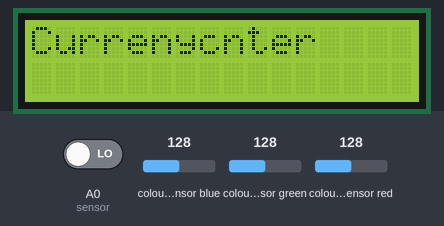
A sketch run on a simulated Arduino Uno, built with avr-gcc and run on an emulated ATmega328P. Shown: 16×2 character LCD. Wiring (inferred from the names in the program): TCS3200 colour sensor: output pin 13; S2 pin 11; S3 pin 12; S0 pin 2; S1 pin 3. Inputs (shaded band) come from the test bench; at power-on: A0 (sensor) LOW, colour sensor blue 128, colour sensor green 128, colour sensor red 128. What the sketch prints to the serial monitor is not drawn.

Above: at 0.1 s.
At 2.1 s:
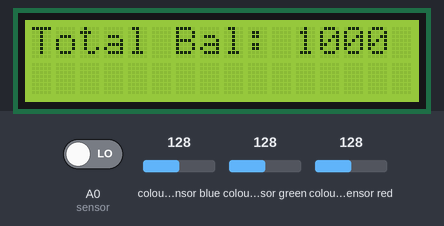

The sketch:

detect_10_50_100.ino
```cpp
#include <LiquidCrystal.h> //the output pin is set to be 13 pin
LiquidCrystal lcd(4, 6, 7, 8, 9, 10);//creating an lcd object
int b, r, g, temp1 = 0, temp2 = 0;   //blue
int output = 13;//setting the output pin
unsigned int frequency = 0;
int totalbalance = 1000;//setting the total balance
//intialise all variables
void setup()
{
  Serial.begin(9600);
  lcd.begin(16, 2);
  lcd.setCursor(0, 0);
  lcd.print("Currenycnter");
  lcd.setCursor(0, 1);
  delay(2000);
  lcd.clear();
  pinMode(2, OUTPUT);//S0
  pinMode(3, OUTPUT);//S1
  pinMode(11, OUTPUT);//S2
  pinMode(12, OUTPUT);//S3
  pinMode(13, INPUT);//OUT
  digitalWrite(2, HIGH);
  digitalWrite(3, LOW);
}
//runs forever
void loop()
{
  int valueofproximity = digitalRead(A0);//reads input from proximity sensor
  int r = red();//calls the function that returns the frequency red value of the output by the colour sensor
  int b = blue(); //calls the function that returns the frequency blue value of the output by the colour sensor
  int g = green(); //calls the function that returns the frequency green value of the output by the colour sensor
  //print values to serial monitor
  Serial.println(r);
  Serial.println(b);
  Serial.println(g);
  Serial.println(valueofproximity);
  //the frequency values were determined by monitoring it for different currency notes and by taking the mean
  //code to detect a 10 rupee note
  if (r>=60 && r<=85 && b >=75 && b <= 100 && g >=70 && g <=95 && temp1 == 0 && valueofproximity == LOW)
  {
    temp1 = 1;
  }
  else if (valueofproximity == HIGH && temp1 == 1)
  {
    temp1 = 0;
    if(totalbalance>=10)
    {
    lcd.setCursor(0, 1);
    lcd.print("10 Rupees");
    Serial.println("10 Rupees");
    totalbalance=totalbalance-10;
    delay(1500);
    lcd.clear();
    }
  }
  //the frequency values were determined by monitoring it for different currency notes and by taking the mean
  //code to detect a 50 rupee note
  if (r >= 70 && r <= 80 && b >= 70 && b <= 85 && g >= 60 && g <=70 && temp2 == 0 && valueofproximity == LOW)
  {
    temp2 = 1;
  }
  else if (valueofproximity == HIGH && temp2 == 1)
  {
    temp2 = 0;
    if(totalbalance>=50)
    {
    lcd.setCursor(0, 1);
    lcd.print("50 Rupees");
    Serial.println("50 Rupees");
    totalbalance=totalbalance-50;
    delay(1500);
    lcd.clear();
    }
  }
  //the frequency values were determined by monitoring it for different currency notes and by taking the mean
  //code to detect a 100 rupee note
  if (r >= 150 && r <= 160 && b >= 170 && b <= 180 && g >= 190 && g <= 200 && temp1 == 0 && valueofproximity == LOW)
  {
    temp1 = 1;
  }
  else if (valueofproximity == HIGH && temp1 == 1)
  {
    temp1 = 0;
    if (totalbalance >= 100)
    {
      lcd.setCursor(0, 1);
      lcd.print("100 Rupees!!!");
      Serial.println("100 Rupees!!!");
      totalbalance = totalbalance - 10;
      delay(1500);
      lcd.clear();
    }
  }

  lcd.setCursor(0, 0);
  lcd.print("Total Bal:");
  lcd.setCursor(11, 0);
  lcd.print(totalbalance); //to print the total after removal of every currency
  if(totalbalance<200)
  {
    lcd.setCursor(0, 1);
    lcd.print("spend wisely");
  }
  delay(1000);
}
// get the output colour frequency of red content in the currency
int red()
{
  digitalWrite(11, LOW);
  digitalWrite(12, LOW);
  frequency = pulseIn(output, LOW);
  return frequency;
}
// get the output colour frequency of blue content in the currency
int blue()
{
  digitalWrite(11, HIGH);
  digitalWrite(12, HIGH);
  frequency = pulseIn(output, LOW);
  return frequency;
}
// get the output colour frequency of green content in the currency
int green()
{
  digitalWrite(11, LOW);
  digitalWrite(12, HIGH);
  frequency = pulseIn(output, LOW);
  return frequency;
}
```
